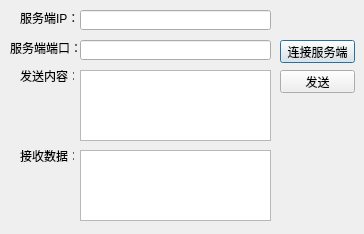
<?xml version="1.0" encoding="UTF-8"?>
<ui version="4.0">
 <class>SocketTCPClient</class>
 <widget class="QDialog" name="SocketTCPClient">
  <property name="geometry">
   <rect>
    <x>0</x>
    <y>0</y>
    <width>364</width>
    <height>234</height>
   </rect>
  </property>
  <property name="windowTitle">
   <string>SocketTCPClient</string>
  </property>
  <widget class="QLabel" name="label">
   <property name="geometry">
    <rect>
     <x>20</x>
     <y>10</y>
     <width>61</width>
     <height>16</height>
    </rect>
   </property>
   <property name="text">
    <string>服务端IP：</string>
   </property>
  </widget>
  <widget class="QLabel" name="label_2">
   <property name="geometry">
    <rect>
     <x>10</x>
     <y>40</y>
     <width>71</width>
     <height>16</height>
    </rect>
   </property>
   <property name="text">
    <string>服务端端口：</string>
   </property>
  </widget>
  <widget class="QLabel" name="label_3">
   <property name="geometry">
    <rect>
     <x>20</x>
     <y>70</y>
     <width>54</width>
     <height>12</height>
    </rect>
   </property>
   <property name="text">
    <string>发送内容：</string>
   </property>
  </widget>
  <widget class="QTextEdit" name="m_sendTextEdit">
   <property name="geometry">
    <rect>
     <x>80</x>
     <y>70</y>
     <width>191</width>
     <height>71</height>
    </rect>
   </property>
  </widget>
  <widget class="QLabel" name="label_4">
   <property name="geometry">
    <rect>
     <x>20</x>
     <y>150</y>
     <width>54</width>
     <height>12</height>
    </rect>
   </property>
   <property name="text">
    <string>接收数据：</string>
   </property>
  </widget>
  <widget class="QTextEdit" name="m_recvTextEdit_2">
   <property name="geometry">
    <rect>
     <x>80</x>
     <y>150</y>
     <width>191</width>
     <height>71</height>
    </rect>
   </property>
  </widget>
  <widget class="QLineEdit" name="m_serverIPLineEdit">
   <property name="geometry">
    <rect>
     <x>80</x>
     <y>10</y>
     <width>191</width>
     <height>20</height>
    </rect>
   </property>
  </widget>
  <widget class="QLineEdit" name="m_serverPortLineEdit_2">
   <property name="geometry">
    <rect>
     <x>80</x>
     <y>40</y>
     <width>191</width>
     <height>20</height>
    </rect>
   </property>
  </widget>
  <widget class="QPushButton" name="m_connectServerBtn">
   <property name="geometry">
    <rect>
     <x>280</x>
     <y>40</y>
     <width>75</width>
     <height>23</height>
    </rect>
   </property>
   <property name="text">
    <string>连接服务端</string>
   </property>
  </widget>
  <widget class="QPushButton" name="pushButton_2">
   <property name="geometry">
    <rect>
     <x>280</x>
     <y>70</y>
     <width>75</width>
     <height>23</height>
    </rect>
   </property>
   <property name="text">
    <string>发送</string>
   </property>
  </widget>
 </widget>
 <layoutdefault spacing="6" margin="11"/>
 <resources/>
 <connections/>
</ui>
